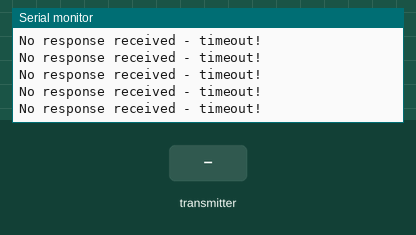
Simulated run of this sketch. Board: Arduino Uno, built with avr-gcc and run on an emulated ATmega328P. Shown: the last lines printed to the serial monitor. Inputs (shaded band) come from the test bench. Random numbers use the default seed unless the sketch sets one; no radio packets arrive unless stated.

Above: at 1.2 s.
1.3 s: the transmitter starts sending dataRx = 0
At 2.1 s:
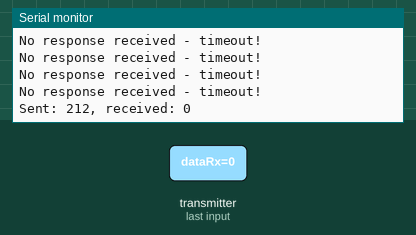
3.8 s: the transmitter starts sending dataRx = 64
At 5.1 s:
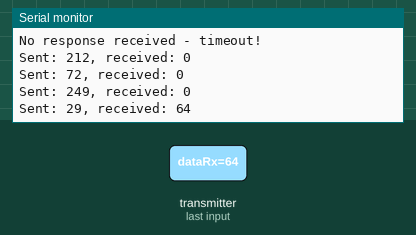
Timing chart, 0 to 6.8 s (numbered marks = the images above; inputs shaded):
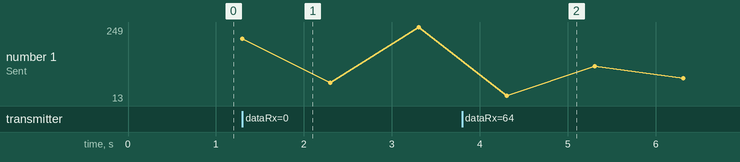

The sketch:

Sender.ino
```cpp
#include "Arduino.h"
#include <SPI.h>
#include <RF24.h>
#include <printf.h>

//https://github.com/RalphBacon/nRF24L01-transceiver/blob/master/nRF24L01_Test_Node_1/nRF24L01_Test_Node_1.ino
// This is just the way the RF24 library works:
// Hardware configuration: Set up nRF24L01 radio on SPI bus (pins 10, 11, 12, 13) plus pins 7 & 8
RF24 radio(7, 8);

byte addresses[][6] = {"1Node", "2Node"};

// -----------------------------------------------------------------------------
// SETUP   SETUP   SETUP   SETUP   SETUP   SETUP   SETUP   SETUP   SETUP
// -----------------------------------------------------------------------------
void setup() {
  Serial.begin(9600);
  Serial.println("THIS IS THE TRANSMITTER CODE - YOU NEED THE OTHER ARDIUNO TO SEND BACK A RESPONSE");
  for(int i = 0; i < 2; i++)
  {
    for(int j = 0; j < 6; j++)
    {
      Serial.print(" " + String(addresses[i][j]));
    }
    Serial.println("\n");
  }
  // Initiate the radio object
  radio.begin();

  // Set the transmit power to lowest available to prevent power supply related issues
  radio.setPALevel(RF24_PA_MAX);

  // Set the speed of the transmission to the quickest available
  radio.setDataRate(RF24_1MBPS);

  // Use a channel unlikely to be used by Wifi, Microwave ovens etc
  radio.setChannel(124);

  // Open a writing and reading pipe on each radio, with opposite addresses
  radio.openWritingPipe(addresses[1]);
  radio.openReadingPipe(1, addresses[0]);

  delay(20);

  Serial.println("Details");
  // For debugging info
  printf_begin();             // needed only once for printing details
  radio.printDetails();       // (smaller) function that prints raw register values
  Serial.println("Pretty");
  radio.printPrettyDetails(); // (larger) function that prints human readable data

  // Random number seeding (we're going to be sending a single random number)
  randomSeed(analogRead(A0));

  Serial.println("Starting");
}

// -----------------------------------------------------------------------------
// LOOP     LOOP     LOOP     LOOP     LOOP     LOOP     LOOP     LOOP     LOOP
// -----------------------------------------------------------------------------
void loop() {

  // Generate a single random character to transmit
  unsigned char data = random(0, 254);

  // Ensure we have stopped listening (even if we're not) or we won't be able to transmit
  radio.stopListening();

  // Did we manage to SUCCESSFULLY transmit that (by getting an acknowledgement back from the other Arduino)?
  // Even we didn't we'll continue with the sketch, you never know, the radio fairies may help us
  if (!radio.write( &data, sizeof(unsigned char) )) {
    Serial.println("No acknowledgement of transmission - receiving radio device connected?");
  }

  // Now listen for a response
  radio.startListening();

  // But we won't listen for long, 200 milliseconds is enough
  unsigned long started_waiting_at = millis();

  // Loop here until we get indication that some data is ready for us to read (or we time out)
  while ( ! radio.available() ) {

    // Oh dear, no response received within our timescale
    if (millis() - started_waiting_at > 200 ) {
      Serial.println("No response received - timeout!");
      return;
    }
  }

  // Now read the data that is waiting for us in the nRF24L01's buffer
  unsigned char dataRx;
  radio.read( &dataRx, sizeof(unsigned char) );

  // Show user what we sent and what we got back
  Serial.print("Sent: ");
  Serial.print(data);
  Serial.print(", received: ");
  Serial.println(dataRx);

  // Try again 1s later
  delay(1000);
}
```

Measured:
- after the input at 1.3 s, the serial monitor: prints a new line at once (image 1)
- after the input at 3.8 s, the serial monitor: prints a new line after 0.51 s (image 2)
